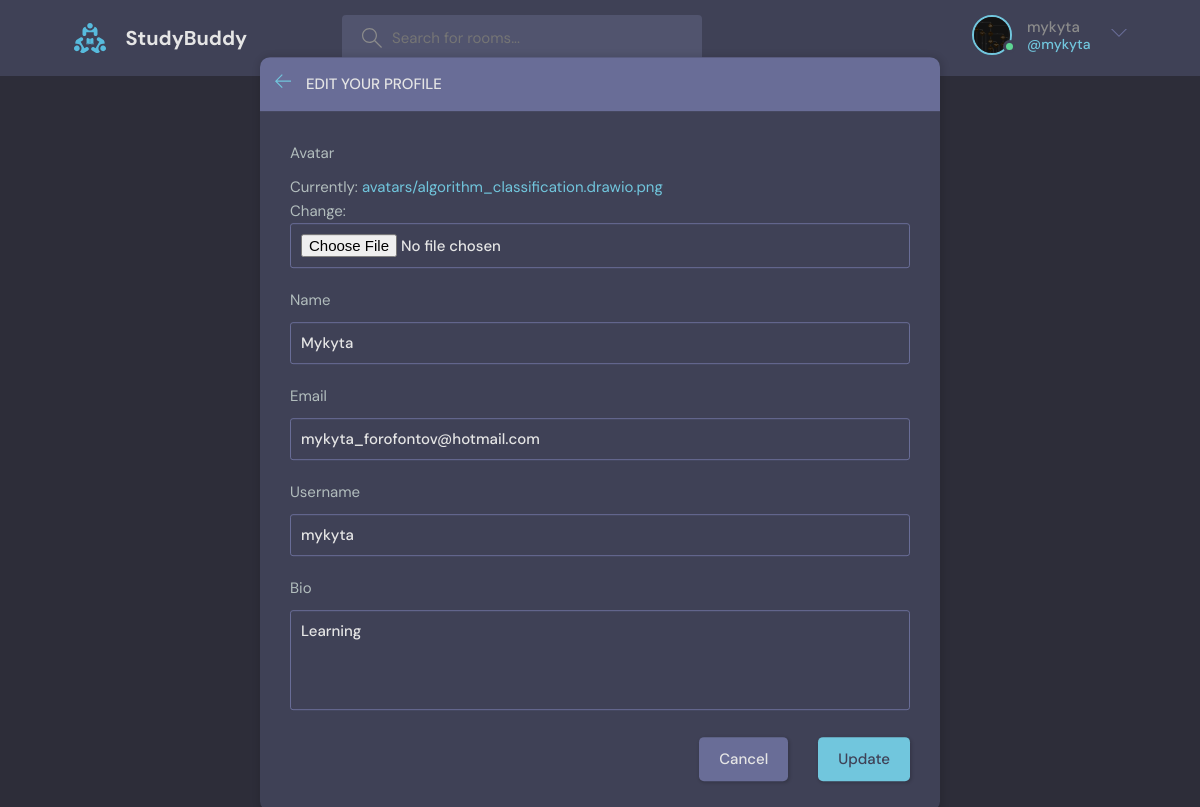
The page /update-user/ (signed in) on the database its author committed.
### base/models.py (models this page shows)
class User(AbstractUser):
    name = models.CharField(max_length=200, null=True)
    email = models.EmailField(unique=True, null=True)
    bio = models.TextField(null=True)
    avatar = models.ImageField(null=True, upload_to='avatars/', default='avatar.svg')
    USERNAME_FIELD = 'email'
    REQUIRED_FIELDS = []

### base/views.py (the view)
# urls.py: path('update-user/', views.updateUser, name='update-user'),
@login_required(login_url='login')
def updateUser(request):
    user = request.user
    form = UserForm(instance=user)
    if request.method == 'POST':
        form = UserForm(request.POST, request.FILES, instance=user)
        if form.is_valid():
            form.save()
            return redirect('user-profile', pk=user.id)
    context = {'form': form}
    return render(request, 'base/update_user.html', context)

### base/forms.py
class UserForm(ModelForm):
    class Meta:
        model = User
        fields = ['avatar','name', 'email','username', 'bio']

### base/templates/base/update_user.html (shortened to what this page needs)
{% extends 'main.html' %}
{% block content %}
<main class="update-account layout">
    <div class="container">
        <div class="layout__box">
            <div class="layout__boxHeader">
                <div class="layout__boxTitle">
                    <a href="{% url 'home' %}">
                        <svg version="1.1" xmlns="http://www.w3.org/2000/svg" width="32" height="32"
                            viewBox="0 0 32 32">
                            <title>arrow-left</title>
                            <path
                                d="M13.723 2.286l-13.723 13.714 13.719 13.714 1.616-1.611-10.96-10.96h27.625v-2.286h-27.625l10.965-10.965-1.616-1.607z">
                            </path>
                        </svg>
                    </a>
                    <h3>Edit your profile</h3>
                </div>
            </div>
            <div class="layout__body">
                <form class="form" action="" method="POST" enctype="multipart/form-data">
                    {% for field in form %}
                    <div class="form__group">
                        <label for="profile_pic">{{field.label}}</label>
                        {{field}}
                    </div>
                    {% endfor %}
                    <div class="form__action">
                        <a class="btn btn--dark" href="{% url 'home' %}">Cancel</a>
                        <button class="btn btn--main" type="submit">Update</button>
                    </div>
                </form>
            </div>
        </div>
    </div>
</main>
{% endblock %}

### templates/navbar.html (shortened to what this page needs)
{% load static %}
<header class="header header--loggedIn">
    <div class="container">
      <a href="{% url 'home' %}" class="header__logo">
        <img src="{% static 'images/logo.svg' %}" />
        <h1>StudyBuddy</h1>
      </a>
      <form class="header__search" method="GET" action="{% url 'home' %}">
        <label>
          <input name="q" placeholder="Search for rooms..." />
        </label>
      </form>
      <nav class="header__menu">
        {% if request.user.is_authenticated %}
        <div class="header__user">
          <a href="{% url 'update-user' %}">
            <div class="avatar avatar--medium active">
              <img src="{{request.user.avatar.url}}" />
            </div>
            <p>{{request.user.username}} <span>@{{request.user.username}}</span></p>
          </a>
          <button class="dropdown-button">
            <svg version="1.1" xmlns="http://www.w3.org/2000/svg" width="32" height="32" viewBox="0 0 32 32">
              <title>chevron-down</title>
              <path d="M16 21l-13-13h-3l16 16 16-16h-3l-13 13z"></path>
            </svg>
          </button>
        </div>
        {% else %}
        <a href="{% url 'login' %}">
          <img src="{% static 'images/avatar.svg' %}" />
          <p>Login</p>
        </a>
        {% endif %}
      </nav>
    </div>
  </header>

### rows shown on the page
User: user.avatar (picture), user.username "mykyta", form "Mykyta" "mykyta_forofontov@hotmail.com" "mykyta" "Learning"

### other values the page prints
{{ field.label }} "Avatar" "Name" "Email" "Username" "Bio"
